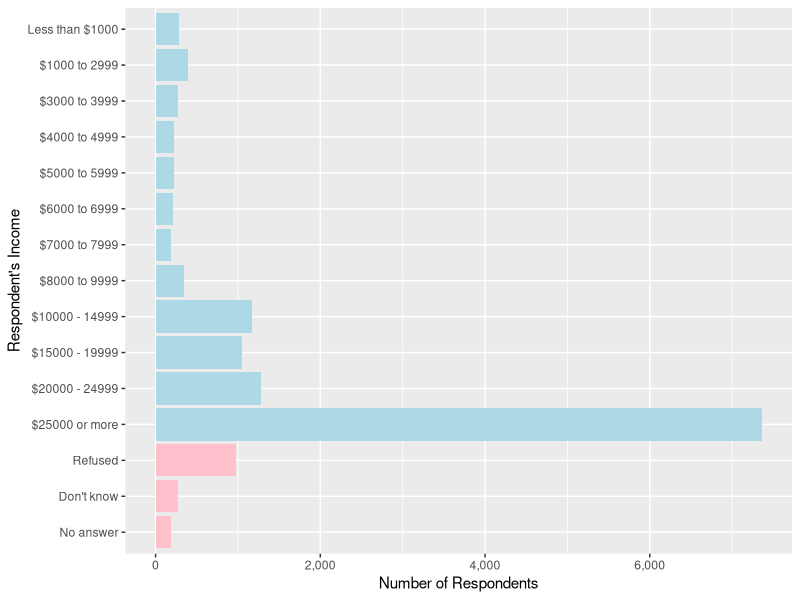
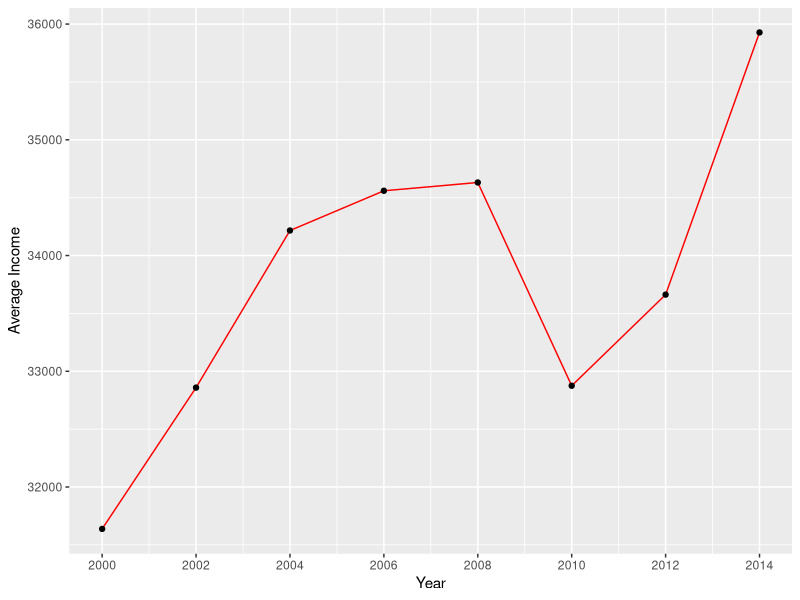
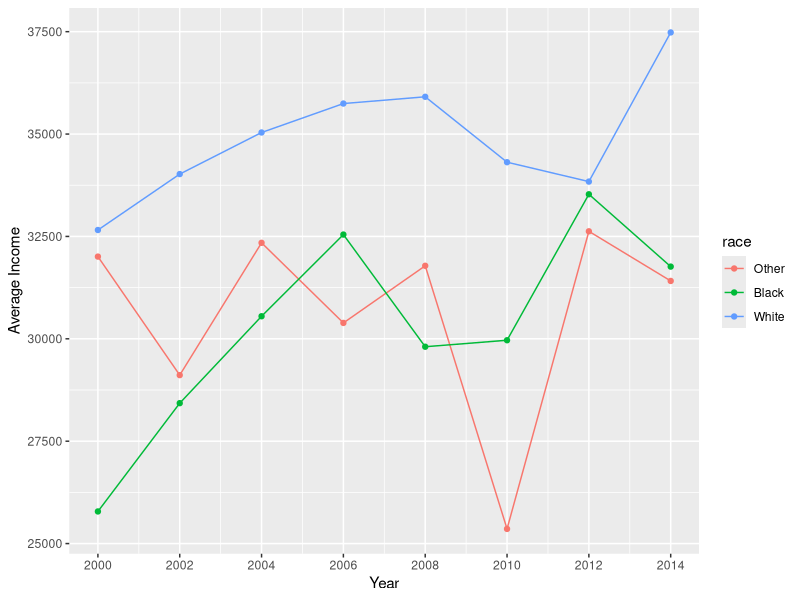
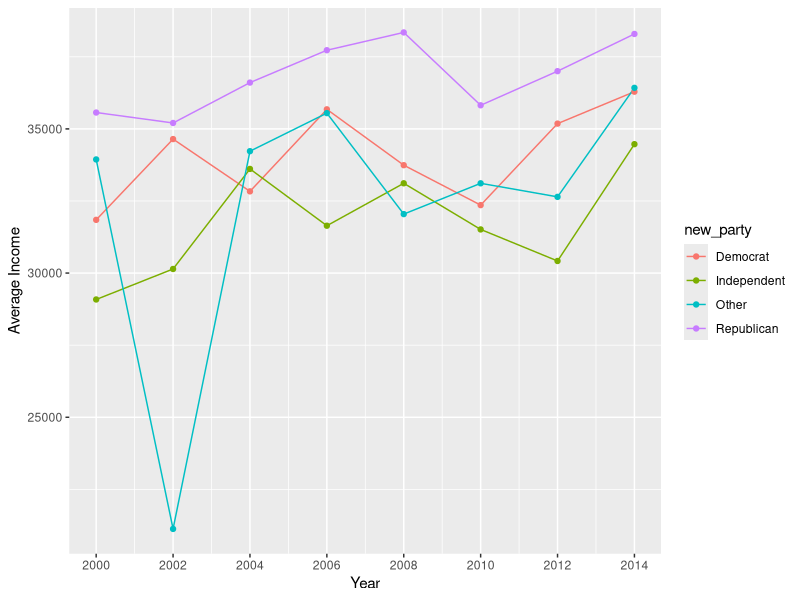
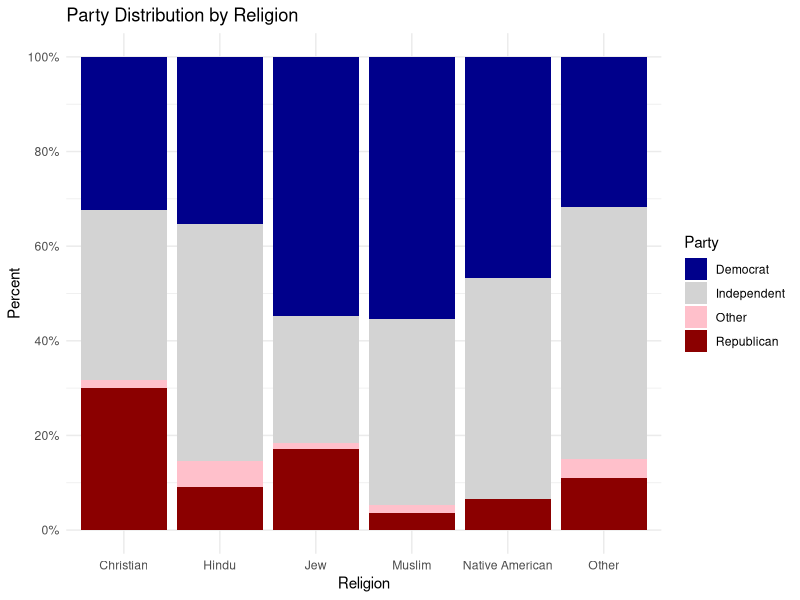
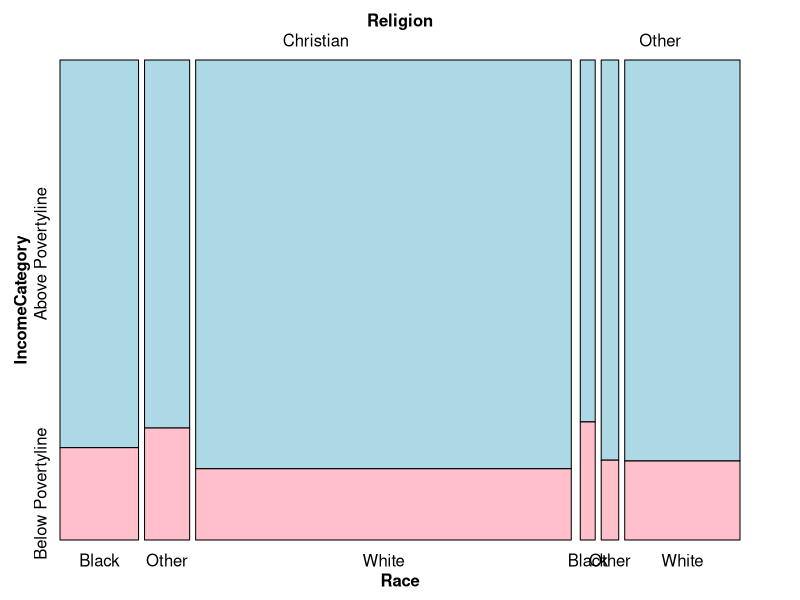
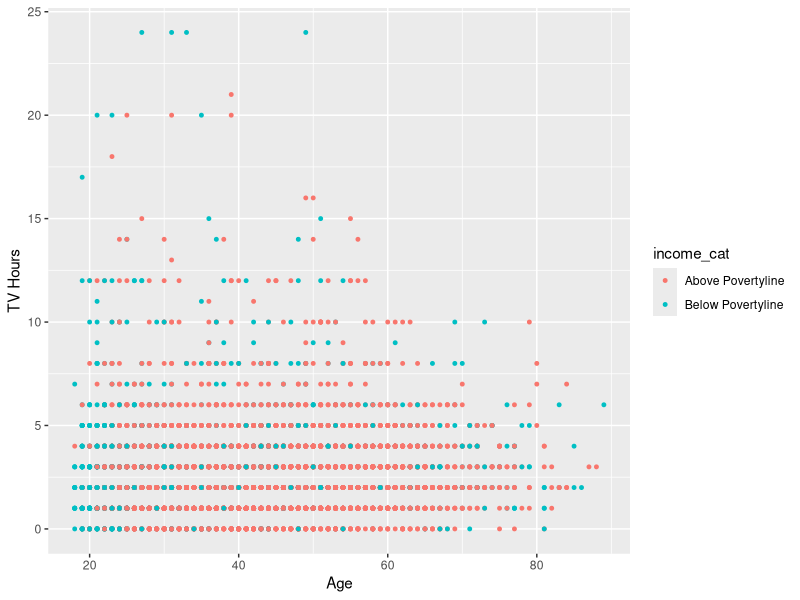
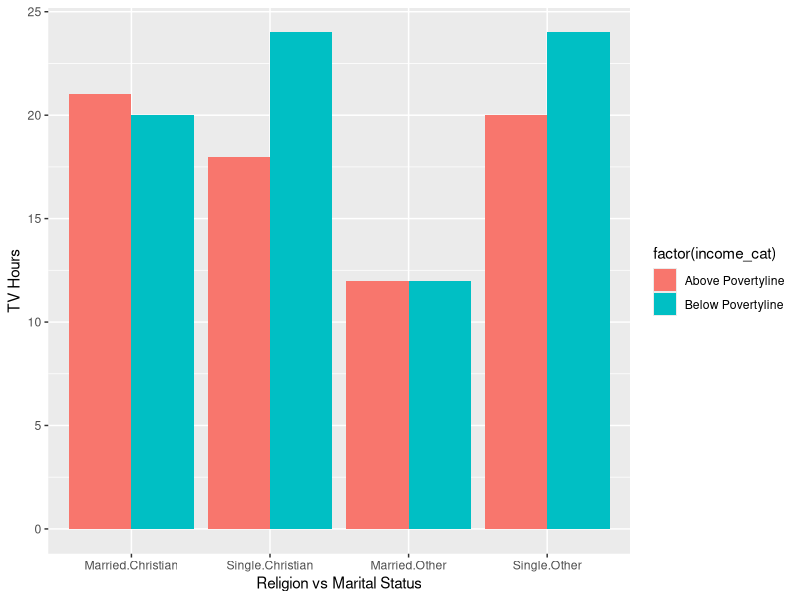

R code for these plots, in order:
## ---- chunk 1
#knitr::opts_chunk$set(echo = TRUE)
## ---- chunk 2
library(dplyr)
library(ggplot2)
library(tidyverse)
gss_cat %>%
  filter(!rincome %in% c("Not applicable")) %>%
  mutate(rincome = fct_recode(rincome,
    "Less than $1000" = "Lt $1000"
  )) %>%
  mutate(rincome_na = rincome %in% c("Refused", "Don't know", "No answer")) %>%
  ggplot(aes(x = rincome, fill = rincome_na)) +
  geom_bar() +
  coord_flip() +
  scale_y_continuous("Number of Respondents", labels = scales::comma) +
  scale_x_discrete("Respondent's Income") +
  scale_fill_manual(values = c("FALSE" = "light blue", "TRUE" = "pink")) +
  theme(legend.position = "None")
## ---- chunk 3
library(dplyr)
gss_df <- as.data.frame(gss_cat)
gss_df <- filter(gss_df, rincome != "Not applicable" & rincome != "Refused" & rincome != "Don't know" & rincome != "No answer")
gss_df$new_income[gss_df$rincome=="Lt $1000"]<-500
gss_df$new_income[gss_df$rincome=="$1000 to 2999"]<-2000
gss_df$new_income[gss_df$rincome=="$3000 to 3999"]<-3500
gss_df$new_income[gss_df$rincome=="$4000 to 4999"]<-4500
gss_df$new_income[gss_df$rincome=="$5000 to 5999"]<-5500
gss_df$new_income[gss_df$rincome=="$6000 to 6999"]<-6500
gss_df$new_income[gss_df$rincome=="$7000 to 7999"]<-7500
gss_df$new_income[gss_df$rincome=="$8000 to 9999"]<-9000
gss_df$new_income[gss_df$rincome=="$10000 - 14999"]<-12500
gss_df$new_income[gss_df$rincome=="$15000 - 19999"]<-17500
gss_df$new_income[gss_df$rincome=="$20000 - 24999"]<-22500
gss_df$new_income[gss_df$rincome=="$25000 or more"]<-50000
## ---- chunk 4
library(plyr)

avg_income_df <- ddply(gss_df, .(year), summarize,  avg_income=mean(new_income))

ggplot(data=avg_income_df, aes(x=year, y=avg_income, group=1)) +
  geom_line(color="red")+
  geom_point()+
  scale_x_continuous("Year", breaks= seq(2000, 2015, by=2))+
  scale_y_continuous("Average Income")
## ---- chunk 5
avg_income_race_df <- ddply(gss_df, .(year, race), summarize,  avg_income=mean(new_income))

ggplot(data=avg_income_race_df, aes(x=year, y=avg_income, group=race,color=race)) +
  geom_line()+
  geom_point()+
  scale_x_continuous("Year", breaks= seq(2000, 2015, by=2))+
  scale_y_continuous("Average Income")
## ---- chunk 6
gss_df$new_party[gss_df$partyid=="No answer"]<-"Other"
gss_df$new_party[gss_df$partyid=="Don't know"]<-"Other"
gss_df$new_party[gss_df$partyid=="Other party"]<-"Other"
gss_df$new_party[gss_df$partyid=="Strong republican"]<-"Republican"
gss_df$new_party[gss_df$partyid=="Not str republican"]<-"Republican"
gss_df$new_party[gss_df$partyid=="Strong democrat"]<-"Democrat"
gss_df$new_party[gss_df$partyid=="Not str democrat"]<-"Democrat"
gss_df$new_party[gss_df$partyid=="Ind,near rep"]<-"Independent"
gss_df$new_party[gss_df$partyid=="Independent"]<-"Independent"
gss_df$new_party[gss_df$partyid=="Ind,near dem"]<-"Independent"

avg_income_party_df <- ddply(gss_df, .(year, new_party), summarize,  avg_income=mean(new_income))

ggplot(data=avg_income_party_df, aes(x=year, y=avg_income, group=new_party,color=new_party)) +
  geom_line()+
  geom_point()+
  scale_x_continuous("Year", breaks= seq(2000, 2015, by=2))+
  scale_y_continuous("Average Income")
## ---- chunk 7
gss_df$new_relig[gss_df$relig=="Protestant"]<-"Christian"
gss_df$new_relig[gss_df$relig=="Christian"]<-"Christian"
gss_df$new_relig[gss_df$relig=="Catholic"]<-"Christian"
gss_df$new_relig[gss_df$relig=="Orthodox-christian"]<-"Christian"
gss_df$new_relig[gss_df$relig=="Hinduism"]<-"Hindu"
gss_df$new_relig[gss_df$relig=="Buddhism"]<-"Hindu"
gss_df$new_relig[gss_df$relig=="Moslem/islam"]<-"Muslim"
gss_df$new_relig[gss_df$relig=="Jewish"]<-"Jew"
gss_df$new_relig[gss_df$relig=="Native american"]<-"Native American"
gss_df$new_relig[gss_df$relig=="None"]<-"Other"
gss_df$new_relig[gss_df$relig=="No answer"]<-"Other"
gss_df$new_relig[gss_df$relig=="Don't know"]<-"Other"
gss_df$new_relig[gss_df$relig=="Other"]<-"Other"
gss_df$new_relig[gss_df$relig=="Other eastern"]<-"Other"
gss_df$new_relig[gss_df$relig=="Inter-nondenominational"]<-"Other"
## ---- chunk 8
library(scales)
ggplot(gss_df, 
       aes(x = new_relig, 
           fill = new_party)) + 
  geom_bar(position = "fill") +
  scale_y_continuous(breaks = seq(0, 1, .2), 
                     label = percent) +
  scale_fill_manual(values = c("Dark blue","light grey","Pink","Dark red")) +
  labs(y = "Percent", 
       fill = "Party",
       x = "Religion",
       title = "Party Distribution by Religion") +
  theme_minimal()
## ---- chunk 9
gss_df$income_cat[gss_df$rincome=="Lt $1000"]<-"Below Povertyline"
gss_df$income_cat[gss_df$rincome=="$1000 to 2999"]<-"Below Povertyline"
gss_df$income_cat[gss_df$rincome=="$3000 to 3999"]<-"Below Povertyline"
gss_df$income_cat[gss_df$rincome=="$4000 to 4999"]<-"Below Povertyline"
gss_df$income_cat[gss_df$rincome=="$5000 to 5999"]<-"Below Povertyline"
gss_df$income_cat[gss_df$rincome=="$6000 to 6999"]<-"Below Povertyline"
gss_df$income_cat[gss_df$rincome=="$7000 to 7999"]<-"Below Povertyline"
gss_df$income_cat[gss_df$rincome=="$8000 to 9999"]<-"Below Povertyline"
gss_df$income_cat[gss_df$rincome=="$10000 - 14999"]<-"Above Povertyline"
gss_df$income_cat[gss_df$rincome=="$15000 - 19999"]<-"Above Povertyline"
gss_df$income_cat[gss_df$rincome=="$20000 - 24999"]<-"Above Povertyline"
gss_df$income_cat[gss_df$rincome=="$25000 or more"]<-"Above Povertyline"
## ---- chunk 10
gss_df$new_relig_1[gss_df$relig=="Protestant"]<-"Christian"
gss_df$new_relig_1[gss_df$relig=="Christian"]<-"Christian"
gss_df$new_relig_1[gss_df$relig=="Catholic"]<-"Christian"
gss_df$new_relig_1[gss_df$relig=="Orthodox-christian"]<-"Christian"
gss_df$new_relig_1[gss_df$relig=="Hinduism"]<-"Other"
gss_df$new_relig_1[gss_df$relig=="Buddhism"]<-"Other"
gss_df$new_relig_1[gss_df$relig=="Moslem/islam"]<-"Other"
gss_df$new_relig_1[gss_df$relig=="Jewish"]<-"Other"
gss_df$new_relig_1[gss_df$relig=="Native american"]<-"Other"
gss_df$new_relig_1[gss_df$relig=="None"]<-"Other"
gss_df$new_relig_1[gss_df$relig=="No answer"]<-"Other"
gss_df$new_relig_1[gss_df$relig=="Don't know"]<-"Other"
gss_df$new_relig_1[gss_df$relig=="Other"]<-"Other"
gss_df$new_relig_1[gss_df$relig=="Other eastern"]<-"Other"
gss_df$new_relig_1[gss_df$relig=="Inter-nondenominational"]<-"Other"
## ---- chunk 11
gss_df$new_race[gss_df$race=="White"]<-"White"
gss_df$new_race[gss_df$race=="Black"]<-"Black"
gss_df$new_race[gss_df$race=="Other"]<-"Other"
gss_df$new_race[gss_df$race=="Not applicable"]<-"Other"
## ---- chunk 12
library(vcd)
# Split by Admit, then Gender, then Dept
new_gss_df <- gss_df[c("new_relig_1", "income_cat","new_race")]
colnames(new_gss_df) <- c("Religion", "IncomeCategory", "Race")
mosaic(~ Religion + IncomeCategory + Race, data = new_gss_df, highlighting = "IncomeCategory",highlighting_fill = c("lightblue", "pink"), direction = c("v", "h", "v"))
## ---- chunk 13
ggplot(gss_df, aes(x=age, y=tvhours,  color = income_cat)) +
  geom_point(size=1)+scale_x_continuous("Age")+scale_y_continuous("TV Hours")
## ---- chunk 14
gss_df$new_marital[gss_df$marital=="Never married"]<-"Single"
gss_df$new_marital[gss_df$marital=="Divorced"]<-"Single"
gss_df$new_marital[gss_df$marital=="Widowed"]<-"Single"
gss_df$new_marital[gss_df$marital=="Separated"]<-"Single"
gss_df$new_marital[gss_df$marital=="No answer"]<-"No answer"
gss_df$new_marital[gss_df$marital=="Married"]<-"Married"

marital_df <- filter(gss_df, new_marital != "No answer")

dodge <- position_dodge(width = 0.9)

ggplot(marital_df, aes(x = interaction(new_marital, new_relig_1), y = tvhours, fill = factor(income_cat))) +
  geom_bar(stat = "identity", position = position_dodge())+scale_x_discrete("Religion vs Marital Status")+scale_y_continuous("TV Hours")
## ---- chunk 15
new_marital_df <- gss_df[c("new_relig_1", "new_marital","new_race","income_cat")]
colnames(new_marital_df) <- c("Religion","MaritalStatus","Race","IncomeCategory")
new_marital_df <- filter(new_marital_df, MaritalStatus != "No answer")
mosaic(~ Religion + MaritalStatus + Race, data = new_marital_df, highlighting = "MaritalStatus",highlighting_fill = c("lightblue", "pink"), direction = c("v", "h", "v"))
